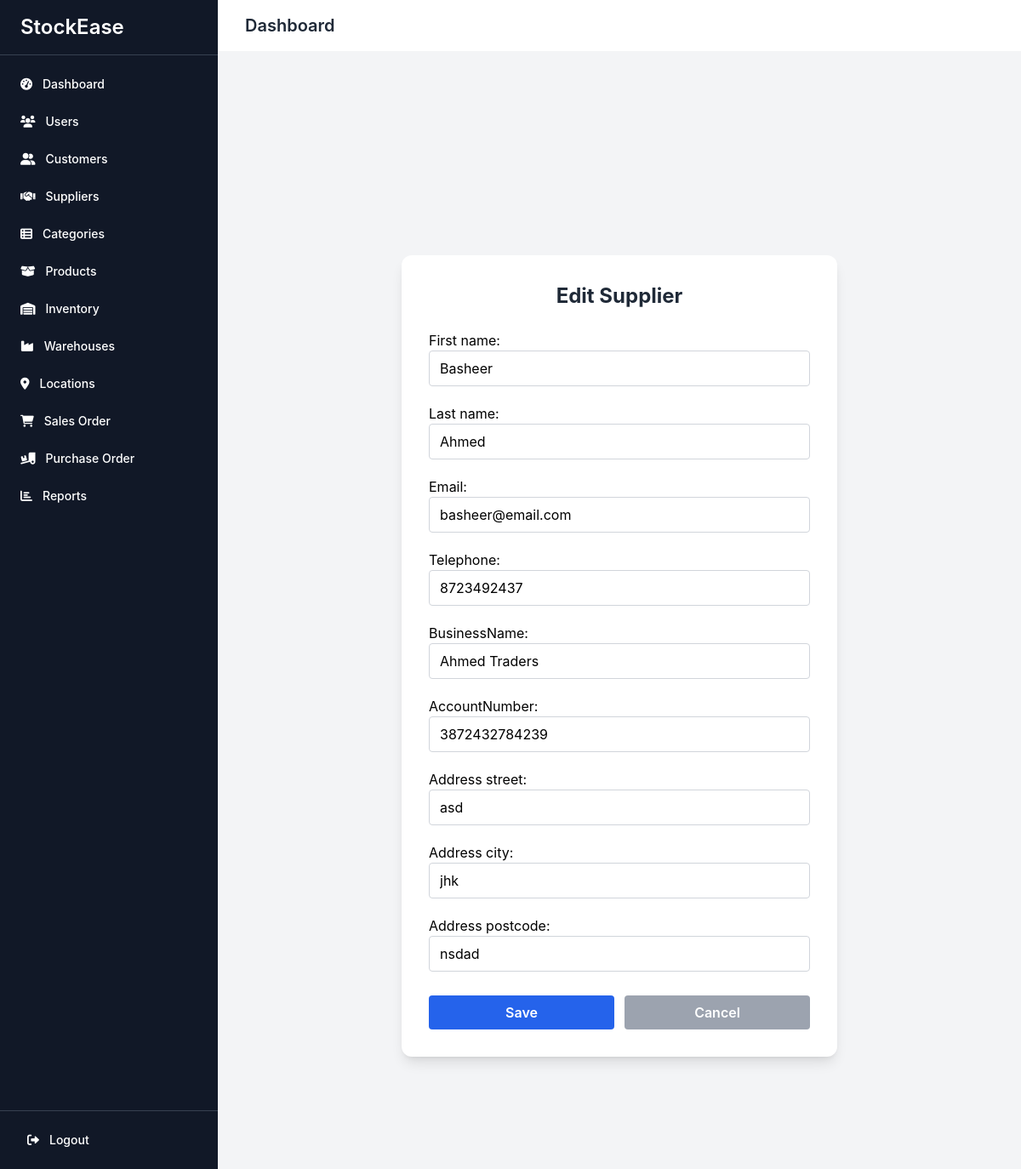
/suppliers/1/edit/ (signed in), run on the app's committed database.
### core/models.py (models this page shows, shortened)
class Supplier(models.Model):
    first_name = models.CharField(max_length=255)
    last_name = models.CharField(max_length=255)
    email = models.EmailField(max_length=255, unique=True)
    address_street = models.CharField(max_length=255)
    address_city = models.CharField(max_length=255)
    address_postcode = models.CharField(max_length=20)
    telephone = models.CharField(max_length=11)
    businessName = models.CharField(max_length=255)
    accountNumber = models.CharField(max_length=100)

### core/views.py (the view)
# urls.py: path('suppliers/<int:pk>/edit/', views.supplier_update, name='supplier_update'),
@login_required
@user_passes_test(is_admin)
def supplier_update(request, pk):
    supplier = get_object_or_404(Supplier, pk=pk)
    if request.method == 'POST':
        form = SupplierForm(request.POST, instance=supplier)
        if form.is_valid():
            form.save()
            messages.success(request, 'Supplier updated successfully!')
            return redirect('supplier_list')
    else:
        form = SupplierForm(instance=supplier)
    return render(request, 'core/supplier_form.html', {'form': form, 'title': 'Edit Supplier'})

### core/views.py (called while the page is built)
def is_admin(user):
    return user.is_authenticated and user.role == 'administrator'

### core/templates/core/supplier_form.html (shortened to what this page needs)
{% extends 'core/base.html' %}
{% load widget_tweaks %}
{% block content %}
<div class="min-h-screen flex items-center justify-center bg-gray-100">
  <div class="w-full max-w-lg bg-white rounded-xl shadow-lg p-8">
    <h2 class="text-2xl font-bold text-center text-gray-800 mb-6">{{ title }}</h2>
    <form method="post" class="space-y-5">
      <div>
        {{ form.first_name.label_tag }}
        {{ form.first_name|add_class:'input input-bordered w-full px-3 py-2 border border-gray-300 rounded focus:outline-none focus:ring-2 focus:ring-blue-400' }}
      </div>
      <div>
        {{ form.last_name.label_tag }}
        {{ form.last_name|add_class:'input input-bordered w-full px-3 py-2 border border-gray-300 rounded focus:outline-none focus:ring-2 focus:ring-blue-400' }}
      </div>
      <div>
        {{ form.email.label_tag }}
        {{ form.email|add_class:'input input-bordered w-full px-3 py-2 border border-gray-300 rounded focus:outline-none focus:ring-2 focus:ring-blue-400' }}
      </div>
      <div>
        {{ form.telephone.label_tag }}
        {{ form.telephone|add_class:'input input-bordered w-full px-3 py-2 border border-gray-300 rounded focus:outline-none focus:ring-2 focus:ring-blue-400' }}
      </div>
      <div>
        {{ form.businessName.label_tag }}
        {{ form.businessName|add_class:'input input-bordered w-full px-3 py-2 border border-gray-300 rounded focus:outline-none focus:ring-2 focus:ring-blue-400' }}
      </div>
      <div>
        {{ form.accountNumber.label_tag }}
        {{ form.accountNumber|add_class:'input input-bordered w-full px-3 py-2 border border-gray-300 rounded focus:outline-none focus:ring-2 focus:ring-blue-400' }}
      </div>
      <div>
        {{ form.address_street.label_tag }}
        {{ form.address_street|add_class:'input input-bordered w-full px-3 py-2 border border-gray-300 rounded focus:outline-none focus:ring-2 focus:ring-blue-400' }}
      </div>
      <div>
        {{ form.address_city.label_tag }}
        {{ form.address_city|add_class:'input input-bordered w-full px-3 py-2 border border-gray-300 rounded focus:outline-none focus:ring-2 focus:ring-blue-400' }}
      </div>
      <div>
        {{ form.address_postcode.label_tag }}
        {{ form.address_postcode|add_class:'input input-bordered w-full px-3 py-2 border border-gray-300 rounded focus:outline-none focus:ring-2 focus:ring-blue-400' }}
      </div>
      <div class="flex gap-3 pt-2">
        <button type="submit" class="w-1/2 py-2 px-4 bg-blue-600 hover:bg-blue-700 text-white font-semibold rounded transition">Save</button>
        <a href="{% url 'supplier_list' %}" class="w-1/2 py-2 px-4 bg-gray-400 hover:bg-gray-500 text-white font-semibold rounded text-center transition">Cancel</a>
      </div>
    </form>
  </div>
</div>
{% endblock %}

### data on the page
Supplier: first_name "Basheer", last_name "Ahmed", email "basheer@email.com", telephone "8723492437", businessName "Ahmed Traders", accountNumber "3872432784239", address_street "asd", address_city "jhk", address_postcode "nsdad"

### other printed values
{{ title }} "Edit Supplier"
